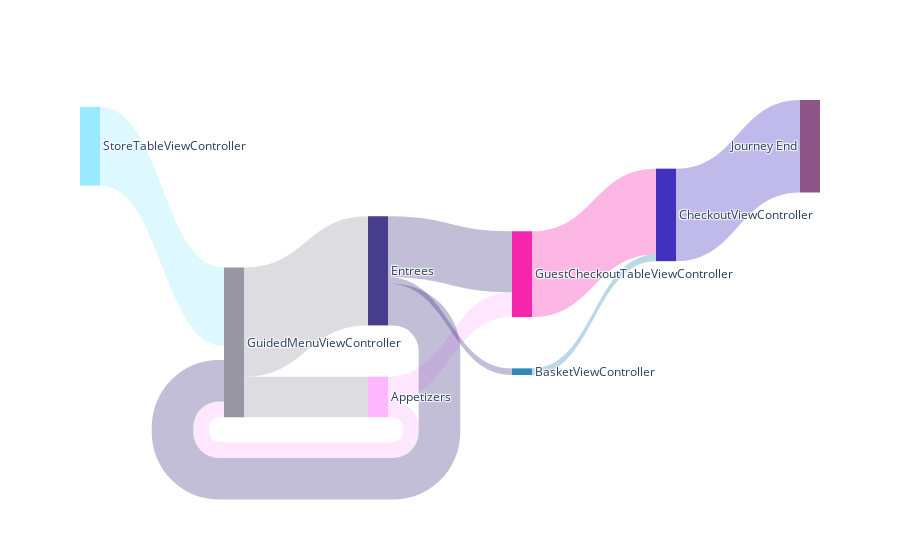

Write notebook code for a chart like this one.
### Code cell
ga4_user_pathing.display_sankey(df_sankey, df_index, count_field=COUNT_FIELD, link_opacity=.3)

### Figure 1 — Plotly figure (JSON) as saved in the notebook; plotly's stock layout.template omitted (floating-point values rounded to 4 significant figures)
{"data": [{"arrangement": "freeform", "link": {"color": ["rgba(255, 177, 255, 0.3)", "rgba(255, 177, 255, 0.3)", "rgba(25, 126, 178, 0.3)", "rgba(45, 27, 181, 0.3)", "rgba(53, 41, 127, 0.3)", "rgba(53, 41, 127, 0.3)", "rgba(53, 41, 127, 0.3)", "rgba(244, 14, 164, 0.3)", "rgba(142, 140, 153, 0.3)", "rgba(142, 140, 153, 0.3)", "rgba(142, 231, 255, 0.3)"], "source": [6, 6, 7, 2, 1, 1, 1, 4, 0, 0, 5], "target": [4, 0, 2, 3, 7, 4, 0, 2, 6, 1, 0], "value": [1045, 660, 280, 3884, 280, 2559, 1745, 3604, 1705, 4584, 3305]}, "node": {"color": ["rgba(142, 140, 153, 0.9)", "rgba(53, 41, 127, 0.9)", "rgba(45, 27, 181, 0.9)", "rgba(128, 68, 123, 0.9)", "rgba(244, 14, 164, 0.9)", "rgba(142, 231, 255, 0.9)", "rgba(255, 177, 255, 0.9)", "rgba(25, 126, 178, 0.9)"], "label": ["GuidedMenuViewController", "Entrees", "CheckoutViewController", "Journey End", "GuestCheckoutTableViewController", "StoreTableViewController", "Appetizers", "BasketViewController"], "line": {"color": "gray", "width": 0}, "pad": 30, "thickness": 20}, "type": "sankey", "valueformat": ".0f"}], "layout": {}}
